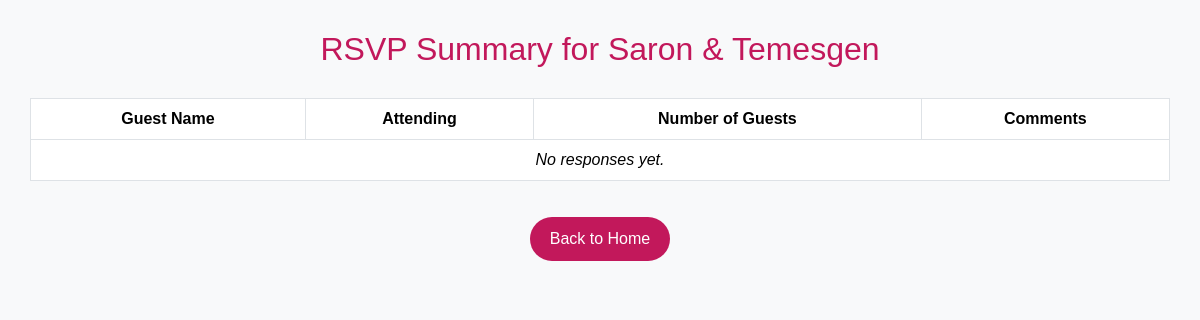
The page /rsvp-summary/ on the database as committed earlier.
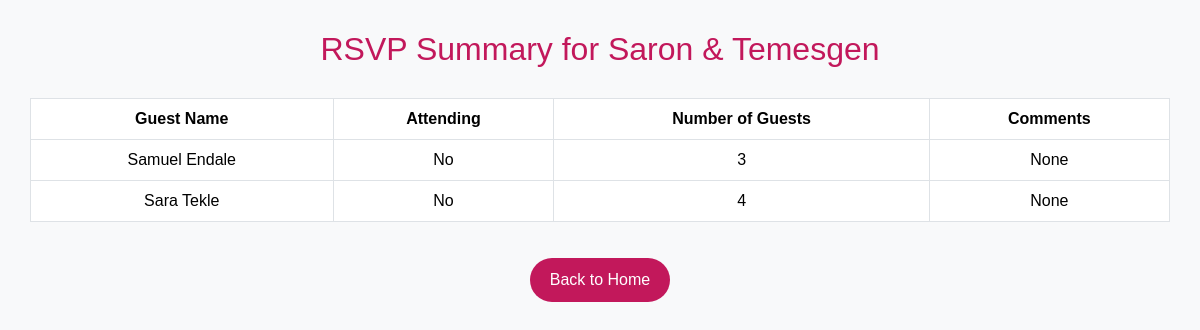
The same page on the database as committed later.
### ForeverLove/models.py (models this page shows, shortened)
class RSVP(models.Model):
    wedding = models.ForeignKey(Wedding, on_delete=models.CASCADE)
    guest = models.ForeignKey(Guest, on_delete=models.CASCADE)
    attending = models.BooleanField(null=True)
    number_of_guests=models.IntegerField(null=True, blank=True)
    comment=models.TextField(null=True, blank=True)
    responded_at = models.DateTimeField(auto_now_add=True)

class Guest(models.Model):
    wedding = models.ForeignKey(Wedding, on_delete=models.CASCADE)
    guest_name = models.CharField(max_length=100, null=True)

### ForeverLove/views.py (the view)
# urls.py: path('rsvp-summary/', rsvp_summary, name='rsvp_summary')
def rsvp_summary(request):
    wedding = Wedding.objects.last()
    rsvps = RSVP.objects.filter(wedding=wedding)
    context = {
        'wedding': wedding,
        'rsvps': rsvps
    }
    return render(request, 'rsvp_summary.html', context)

### ForeverLove/templates/rsvp_summary.html (shortened to what this page needs)
<!DOCTYPE html>
<html lang="en">
<head>
    <link href="https://cdn.jsdelivr.net/npm/bootstrap@5.3.2/dist/css/bootstrap.min.css" rel="stylesheet">
</head>
<body>
    <h2>RSVP Summary for {{ wedding.bride_name }} & {{ wedding.groom_name }}</h2>
    <table class="table table-bordered">
        <thead>
            <tr>
                <th>Guest Name</th>
                <th>Attending</th>
                <th>Number of Guests</th>
                <th>Comments</th>
            </tr>
        </thead>
        <tbody>
            {% for rsvp in rsvps %}
            <tr>
                <td>{{ rsvp.guest.guest_name }}</td>
                <td>{{ rsvp.attending|yesno:"Yes,No" }}</td>
                <td>{{ rsvp.number_of_guests }}</td>
                <td>{{ rsvp.comment }}</td>
            </tr>
            {% empty %}
            <tr>
                <td colspan="4" class="no-response">No responses yet.</td>
            </tr>
            {% endfor %}
        </tbody>
    </table>
    <div style="text-align: center;">
        <a href="{% url 'home' %}" class="back-btn">Back to Home</a>
    </div>
</body>
</html>

Rows that differ between the two databases and show on the page:
added RSVP: guest.guest_name "Samuel Endale", attending "No", number_of_guests "3", comment "None"
added RSVP: guest.guest_name "Sara Tekle", attending "No", number_of_guests "4", comment "None"
Other text that changed with them:
text no longer shown: "No responses yet."
